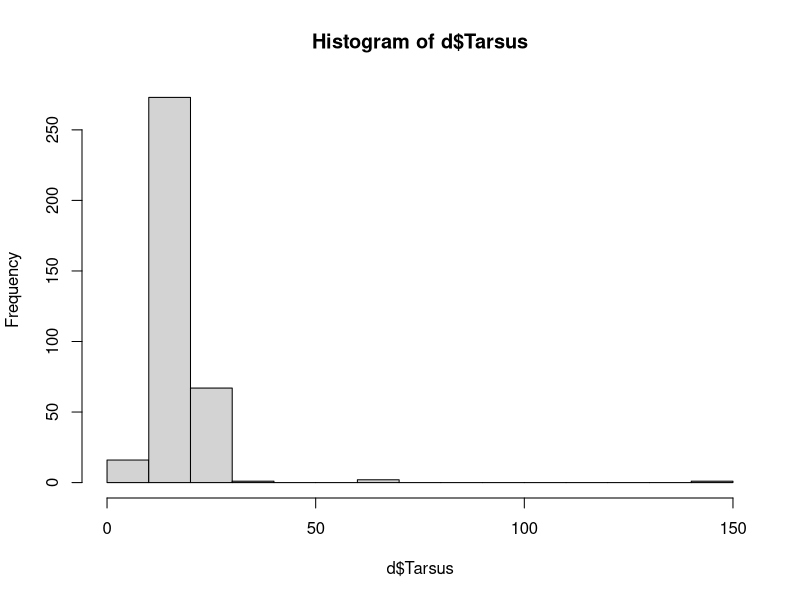
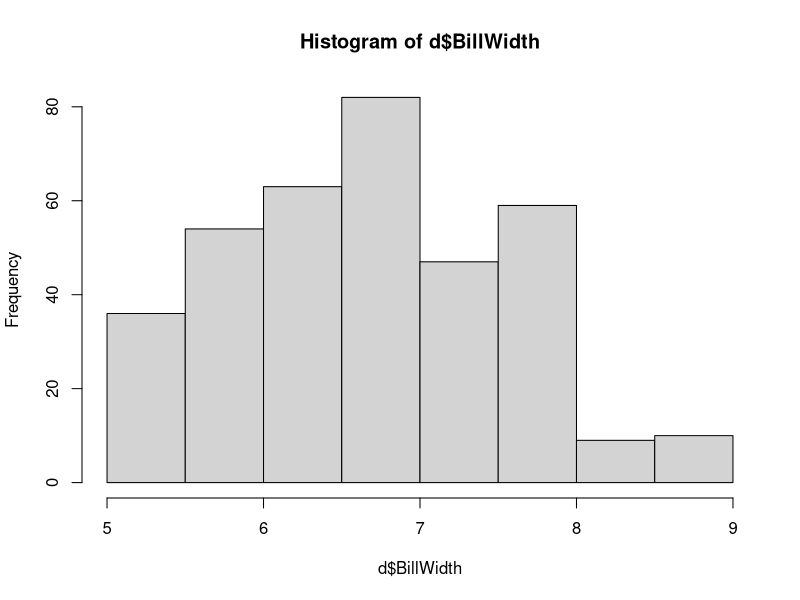
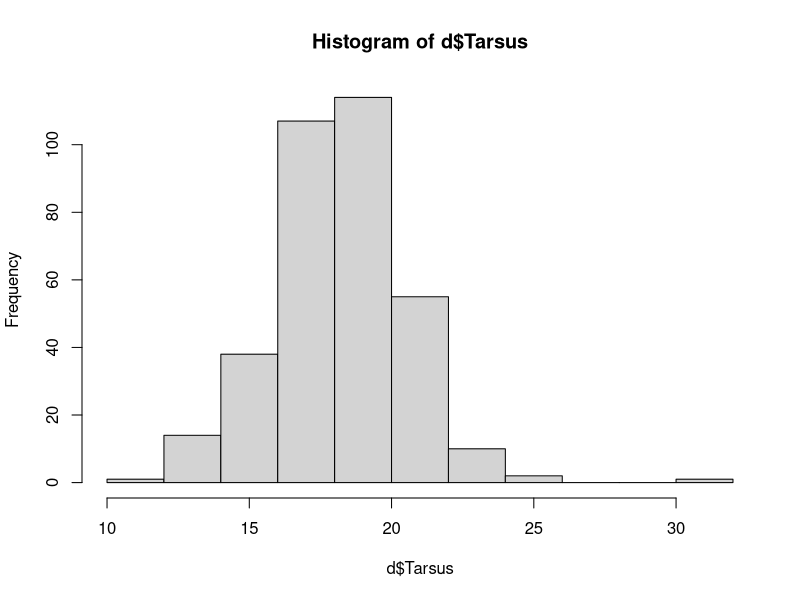

Here is the R script that generated these plots, in order:
rm(list=ls())
library(readr)

d <- read.delim("../data/ObserverRepeatability.txt", header=T)
str(d)
hist(d$Tarsus)
hist(d$BillWidth)

d<-subset(d, d$Tarsus<=40)
d<-subset(d, d$Tarsus>=10)
hist(d$Tarsus)

summary(d$Tarsus)
summary(d$BillWidth)
var(d$BillWidth)

require(lme4)
require(lmtest)

mT1<-lmer(Tarsus~1+(1|StudentID), data=d)
mT2<-lmer(Tarsus~1+(1|StudentID)+(1|GroupN), data=d)
lrtest(mT1,mT2)

summary(mT1)
